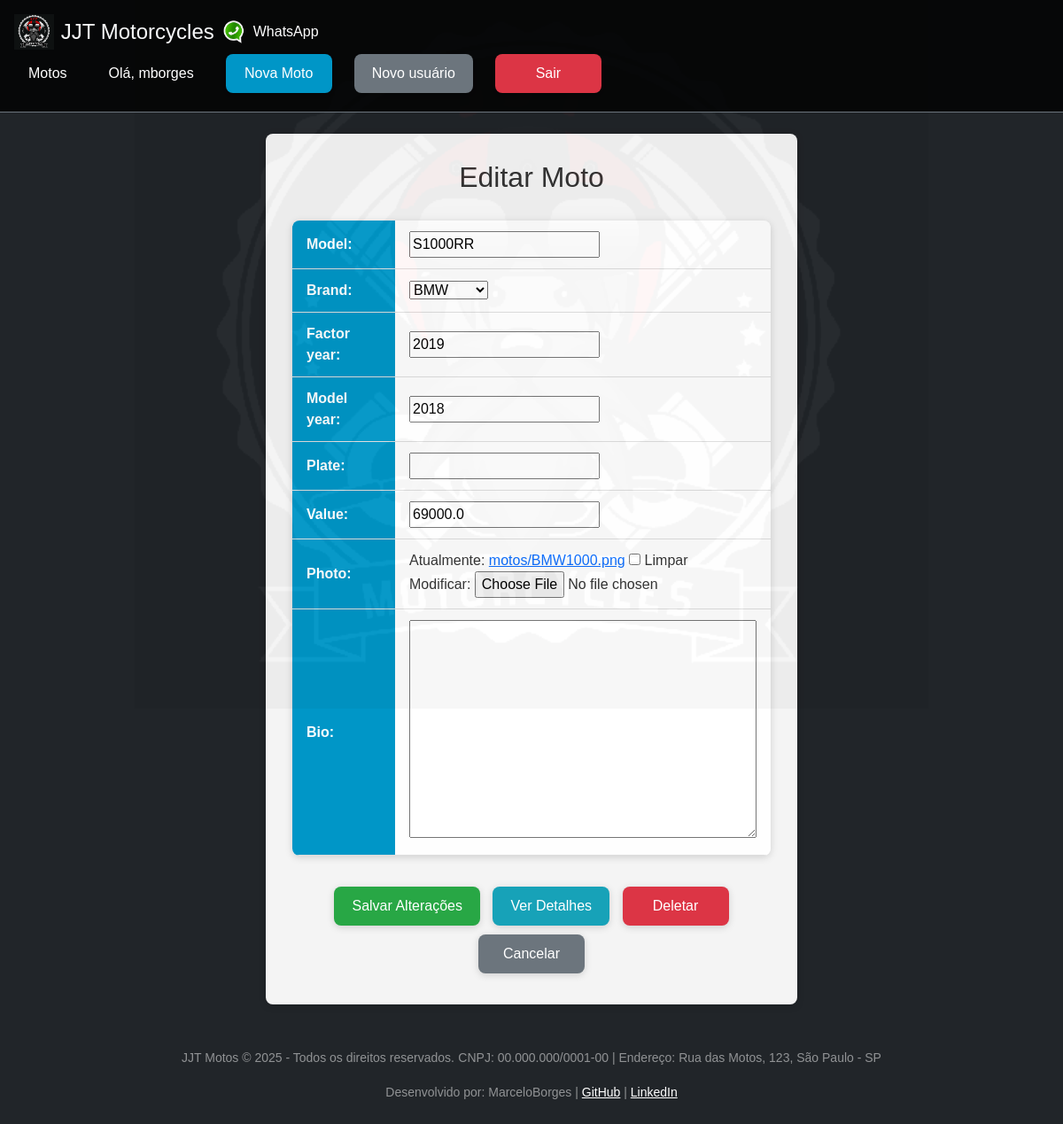
Before: /motos/2/update/ (signed in) with the older database file.
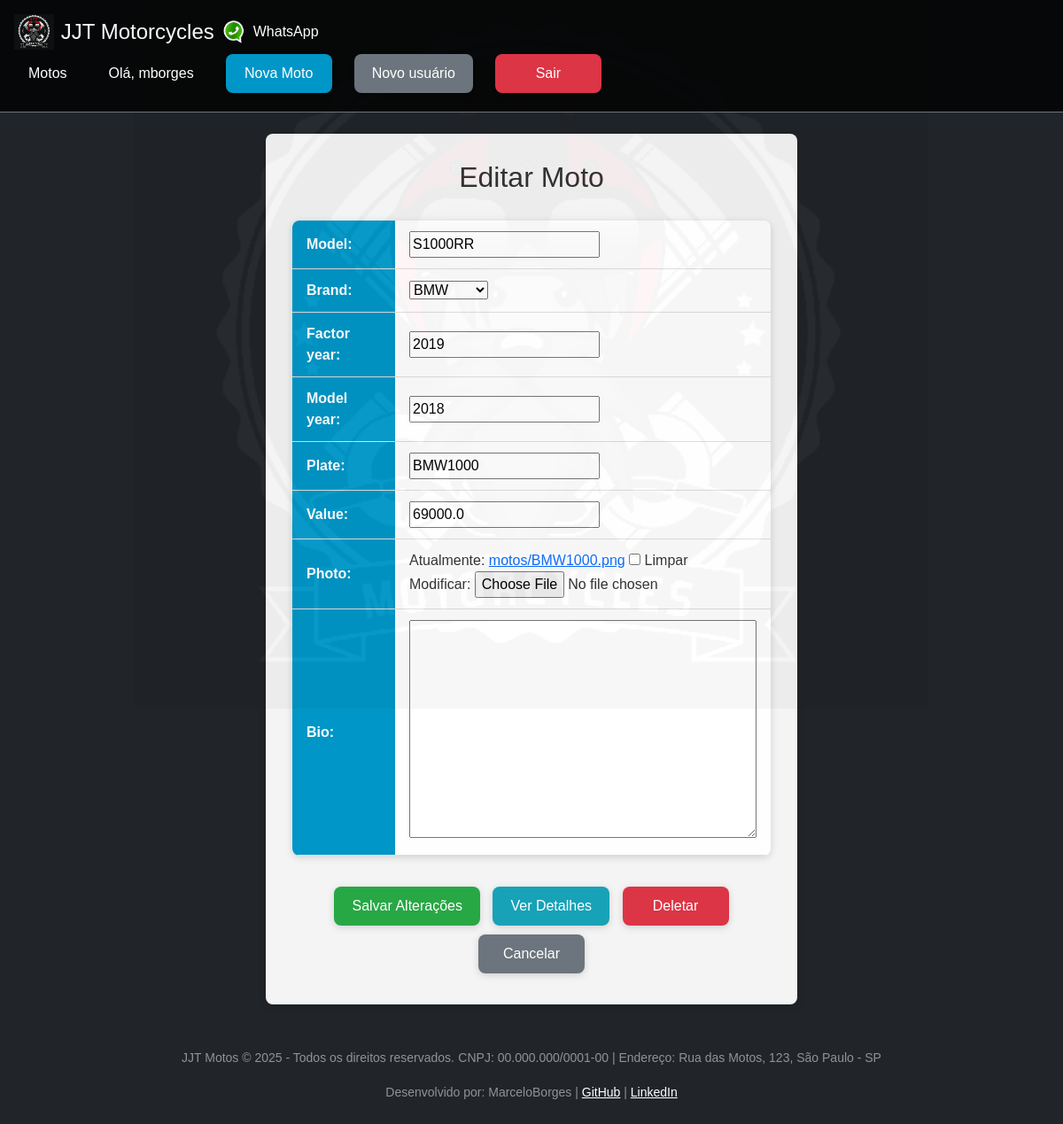
After: the same page with the newer database file.
### motos/models.py (models this page shows, shortened)
class Motos(models.Model):
    id = models.AutoField(primary_key=True)
    model = models.CharField(max_length=200)
    brand = models.ForeignKey(Brand, on_delete=models.PROTECT, related_name='motos_brand')
    factor_year = models.IntegerField(blank=True, null=True)
    model_year = models.IntegerField(blank=True, null=True)
    plate = models.CharField(max_length=10, blank=True, null=True)
    value = models.FloatField(blank=True, null=True)
    photo = models.ImageField(upload_to='motos/', blank=True, null=True)
    bio = models.TextField(blank=True, null=True)

### motos/views.py (the view, shortened to what this page needs)
# urls.py: path('motos/<int:pk>/update/', MotoUpdateView.as_view(), name='moto_update'),
@method_decorator(login_required(login_url='login'), name='dispatch')
class MotoUpdateView(UpdateView):
    model = Motos
    form_class = MotoModelForm
    template_name = 'moto_update.html'

### motos/forms.py (shortened to what this page needs)
class MotoModelForm(forms.ModelForm):
    class Meta:
        model = Motos
        fields = '__all__'

### motos/models.py (called while the page is built)
    def __str__(self):
        return self.name

### motos/templates/moto_update.html (shortened to what this page needs)
{% extends "base.html" %}
{% block content %}
<div class="container-custom">
  <div class="form-custom fade-in-custom">
    <h2 class="text-center-custom mb-custom-3">Editar Moto</h2>
    <form method="post" enctype="multipart/form-data">
      <div class="table-custom">
        <table style="width: 100%; border: none; background: transparent;">
          {{ form.as_table }}
        </table>
      </div>
      <div class="text-center-custom mt-custom-3">
        <button type="submit" class="btn-custom btn-success-custom">Salvar Alterações</button>
        <a href="{% url 'moto_detail' pk=object.pk %}" class="btn-custom btn-info-custom">Ver Detalhes</a>
        <a href="{% url 'moto_delete' pk=object.pk %}" class="btn-custom btn-danger-custom">Deletar</a>
        <a href="{% url 'motos_list' %}" class="btn-custom btn-secondary-custom">Cancelar</a>
      </div>
    </form>
  </div>
</div>
{% endblock %}

Changed rows visible on the page:
changed Motos "S1000RR": plate (not shown) → "BMW1000"
